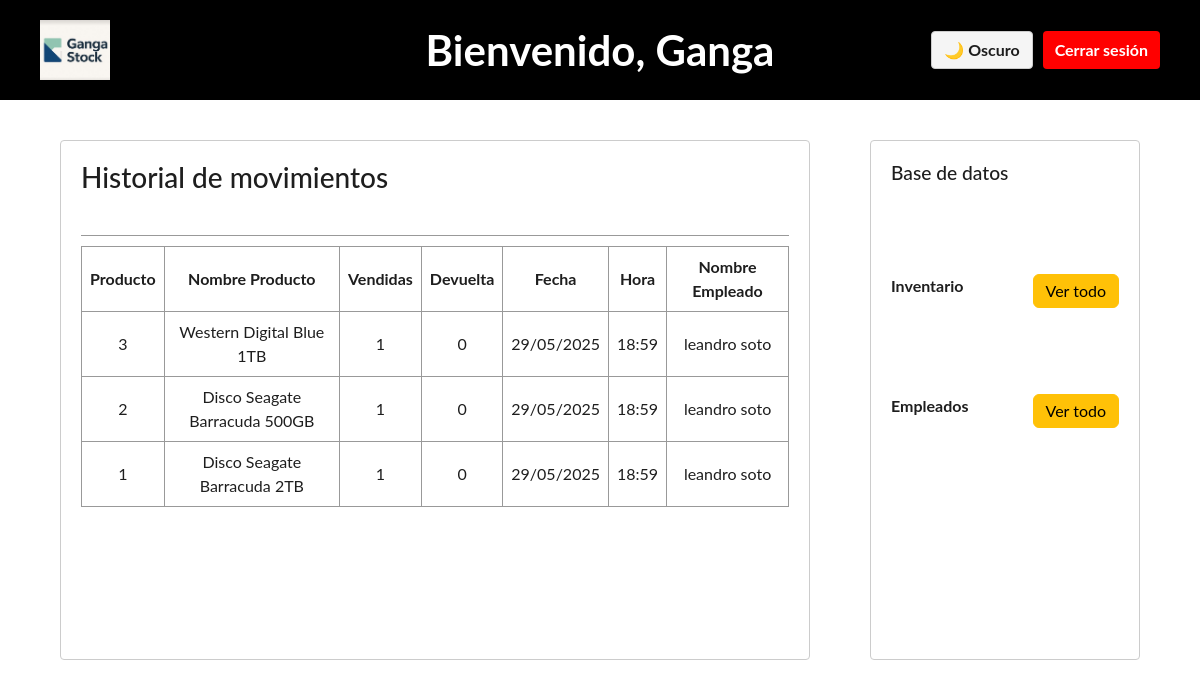
Before: /index_admin/ (signed in) with the older database file.
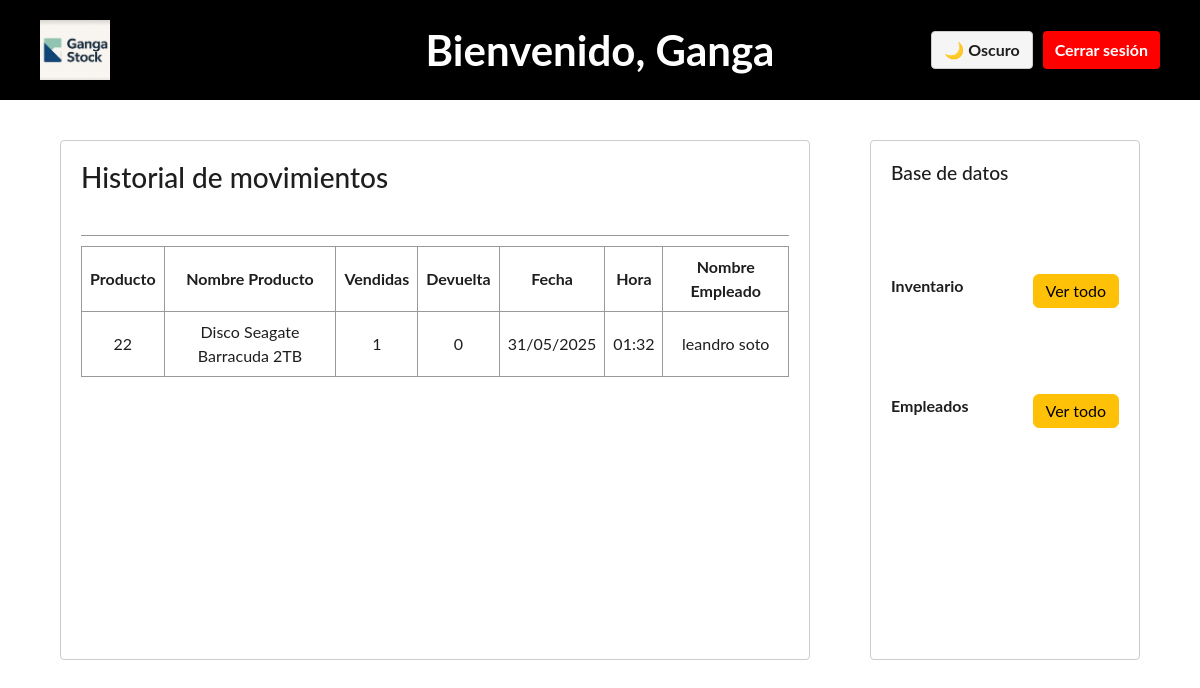
After: the same page with the newer database file.
### aplicacion/models.py (models this page shows, shortened)
class Movimiento(models.Model):
    producto = models.ForeignKey(Producto, on_delete=models.CASCADE)
    cantidad_vendida = models.PositiveIntegerField(default=0)
    cantidad_devuelta = models.PositiveIntegerField(default=0)
    fecha = models.DateField(auto_now_add=True)
    hora = models.TimeField(auto_now_add=True)
    empleado = models.ForeignKey(User, on_delete=models.CASCADE)

class Producto(models.Model):
    nombre = models.CharField(max_length=100)
    imagen = models.ImageField(upload_to='productos/')  # Ahora usa ImageField
    precio = models.DecimalField(max_digits=10, decimal_places=2)
    cantidad = models.IntegerField(default=0)

### aplicacion/views.py (the view)
# urls.py: path('admin/', views.index_admin, name='index_admin'),
@user_passes_test(lambda u: u.is_superuser)
def index_admin(request):
    movimientos = Movimiento.objects.select_related('producto', 'empleado').order_by('-fecha', '-hora')
    return render(request, 'index_admin.html', {'movimientos': movimientos})

### aplicacion/templates/index_admin.html (shortened to what this page needs)
{% extends "base.html" %}
{% load static %}
{% block content %}
<div class="topbar">
  <img src="{% static 'img/logo.jpg' %}" alt="Logo" class="logo-img-small">
  <div class="topbar-center">
    <span class="welcome-message">Bienvenido, {{ user.username }}</span>
  </div>
  <div class="topbar-actions" style="display: flex; gap: 10px;">
    <button id="modeToggle" class="mode-toggle" onclick="toggleMode()">Cargando...</button>
    <button class="logout-button" onclick="confirmLogout()">Cerrar sesión</button>
  </div>
</div>
<div class="main" style="gap: 40px;">
  <div class="panel left-panel-admin" style="flex: 1 1 60%;">
    <h2>Historial de movimientos</h2>
    <div class="history-box">
      <table class="history-table">
        <thead>
          <tr>
            <th>Producto</th>
            <th>Nombre Producto</th>
            <th>Vendidas</th>
            <th>Devuelta</th>
            <th>Fecha</th>
            <th>Hora</th>
            <th>Nombre Empleado</th>
          </tr>
        </thead>
        <tbody>
          {% for m in movimientos %}
          <tr>
            <td>{{ m.producto.id }}</td>
            <td>{{ m.producto.nombre }}</td>
            <td>{{ m.cantidad_vendida }}</td>
            <td>{{ m.cantidad_devuelta }}</td>
            <td>{{ m.fecha|date:"d/m/Y" }}</td>
            <td>{{ m.hora|time:"H:i" }}</td>
            <td>{{ m.empleado.get_full_name|default:m.empleado.username }}</td>
          </tr>
          {% empty %}
          <tr>
            <td colspan="7">No hay movimientos registrados.</td>
          </tr>
          {% endfor %}
        </tbody>
      </table>
    </div>
  </div>
  <div class="panel right-panel-admin" style="flex: 0 0 270px;">
    <h2 style="font-size: 1.2rem;">Base de datos</h2>
    <div class="section d-flex align-items-center justify-content-between mb-3">
      <div class="section-title" style="font-size: 1rem;">Inventario</div>
      <a href="{% url 'inventario' %}" class="btn btn-warning" style="font-size: 1rem; padding: 4px 12px;">Ver todo</a>
    </div>
    <div class="section d-flex align-items-center justify-content-between">
      <div class="section-title" style="font-size: 1rem;">Empleados</div>
      <a href="{% url 'empleado' %}" class="btn btn-warning" style="font-size: 1rem; padding: 4px 12px;">Ver todo</a>
    </div>
  </div>
</div>
{% endblock %}

Changed rows visible on the page:
removed Movimiento: producto.id "3", producto.nombre "Western Digital Blue 1TB", cantidad_vendida "1", cantidad_devuelta "0", fecha "29/05/2025", hora "18:59", empleado.get_full_name "leandro soto"
removed Movimiento: producto.id "2", producto.nombre "Disco Seagate Barracuda 500GB", cantidad_vendida "1", cantidad_devuelta "0", fecha "29/05/2025", hora "18:59", empleado.get_full_name "leandro soto"
removed Movimiento: producto.id "1", producto.nombre "Disco Seagate Barracuda 2TB", cantidad_vendida "1", cantidad_devuelta "0", fecha "29/05/2025", hora "18:59", empleado.get_full_name "leandro soto"
added Movimiento: producto.id "22", producto.nombre "Disco Seagate Barracuda 2TB", cantidad_vendida "1", cantidad_devuelta "0", fecha "31/05/2025", hora "01:32", empleado.get_full_name "leandro soto"
